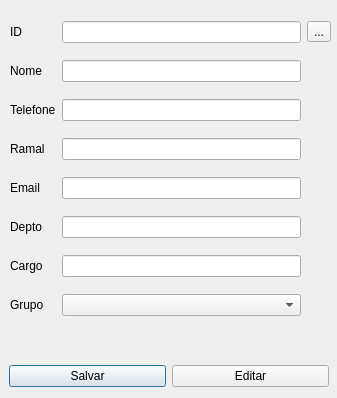
<?xml version="1.0" encoding="UTF-8"?>
<ui version="4.0">
 <class>gerenciaPessoas</class>
 <widget class="QDialog" name="gerenciaPessoas">
  <property name="geometry">
   <rect>
    <x>0</x>
    <y>0</y>
    <width>337</width>
    <height>398</height>
   </rect>
  </property>
  <property name="minimumSize">
   <size>
    <width>337</width>
    <height>398</height>
   </size>
  </property>
  <property name="maximumSize">
   <size>
    <width>337</width>
    <height>398</height>
   </size>
  </property>
  <property name="windowTitle">
   <string>Pessoas</string>
  </property>
  <widget class="QWidget" name="layoutWidget_2">
   <property name="geometry">
    <rect>
     <x>9</x>
     <y>364</y>
     <width>320</width>
     <height>25</height>
    </rect>
   </property>
   <layout class="QHBoxLayout" name="horizontalLayout">
    <item>
     <widget class="QPushButton" name="Pessoa_Salvar">
      <property name="text">
       <string>Salvar</string>
      </property>
     </widget>
    </item>
    <item>
     <widget class="QPushButton" name="Pessoa_Editar">
      <property name="text">
       <string>Editar</string>
      </property>
     </widget>
    </item>
   </layout>
  </widget>
  <widget class="QWidget" name="layoutWidget">
   <property name="geometry">
    <rect>
     <x>10</x>
     <y>10</y>
     <width>321</width>
     <height>321</height>
    </rect>
   </property>
   <layout class="QGridLayout" name="gridLayout">
    <item row="0" column="0">
     <widget class="QLabel" name="label">
      <property name="text">
       <string>ID</string>
      </property>
     </widget>
    </item>
    <item row="0" column="1">
     <widget class="QLineEdit" name="lineID">
      <property name="autoFillBackground">
       <bool>true</bool>
      </property>
      <property name="readOnly">
       <bool>false</bool>
      </property>
     </widget>
    </item>
    <item row="0" column="2">
     <widget class="QToolButton" name="toolButton">
      <property name="text">
       <string>...</string>
      </property>
      <property name="icon">
       <iconset>
        <normaloff>Iconleak-Atrous-Search.ico</normaloff>Iconleak-Atrous-Search.ico</iconset>
      </property>
     </widget>
    </item>
    <item row="1" column="0">
     <widget class="QLabel" name="label_2">
      <property name="text">
       <string>Nome</string>
      </property>
     </widget>
    </item>
    <item row="1" column="1">
     <widget class="QLineEdit" name="lineNome">
      <property name="readOnly">
       <bool>true</bool>
      </property>
     </widget>
    </item>
    <item row="2" column="0">
     <widget class="QLabel" name="label_8">
      <property name="text">
       <string>Telefone</string>
      </property>
     </widget>
    </item>
    <item row="2" column="1">
     <widget class="QLineEdit" name="lineTelefone">
      <property name="acceptDrops">
       <bool>false</bool>
      </property>
      <property name="readOnly">
       <bool>true</bool>
      </property>
     </widget>
    </item>
    <item row="3" column="0">
     <widget class="QLabel" name="label_5">
      <property name="text">
       <string>Ramal</string>
      </property>
     </widget>
    </item>
    <item row="3" column="1">
     <widget class="QLineEdit" name="lineRamal">
      <property name="readOnly">
       <bool>true</bool>
      </property>
     </widget>
    </item>
    <item row="4" column="0">
     <widget class="QLabel" name="label_3">
      <property name="text">
       <string>Email</string>
      </property>
     </widget>
    </item>
    <item row="4" column="1">
     <widget class="QLineEdit" name="lineEmail">
      <property name="readOnly">
       <bool>true</bool>
      </property>
     </widget>
    </item>
    <item row="5" column="0">
     <widget class="QLabel" name="label_4">
      <property name="text">
       <string>Depto</string>
      </property>
     </widget>
    </item>
    <item row="5" column="1">
     <widget class="QLineEdit" name="lineDepto">
      <property name="readOnly">
       <bool>true</bool>
      </property>
     </widget>
    </item>
    <item row="6" column="0">
     <widget class="QLabel" name="label_6">
      <property name="text">
       <string>Cargo</string>
      </property>
     </widget>
    </item>
    <item row="6" column="1">
     <widget class="QLineEdit" name="lineCargo">
      <property name="readOnly">
       <bool>true</bool>
      </property>
     </widget>
    </item>
    <item row="7" column="0">
     <widget class="QLabel" name="label_7">
      <property name="text">
       <string>Grupo</string>
      </property>
     </widget>
    </item>
    <item row="7" column="1">
     <widget class="QComboBox" name="comboGrupo"/>
    </item>
   </layout>
  </widget>
 </widget>
 <resources/>
 <connections/>
</ui>
